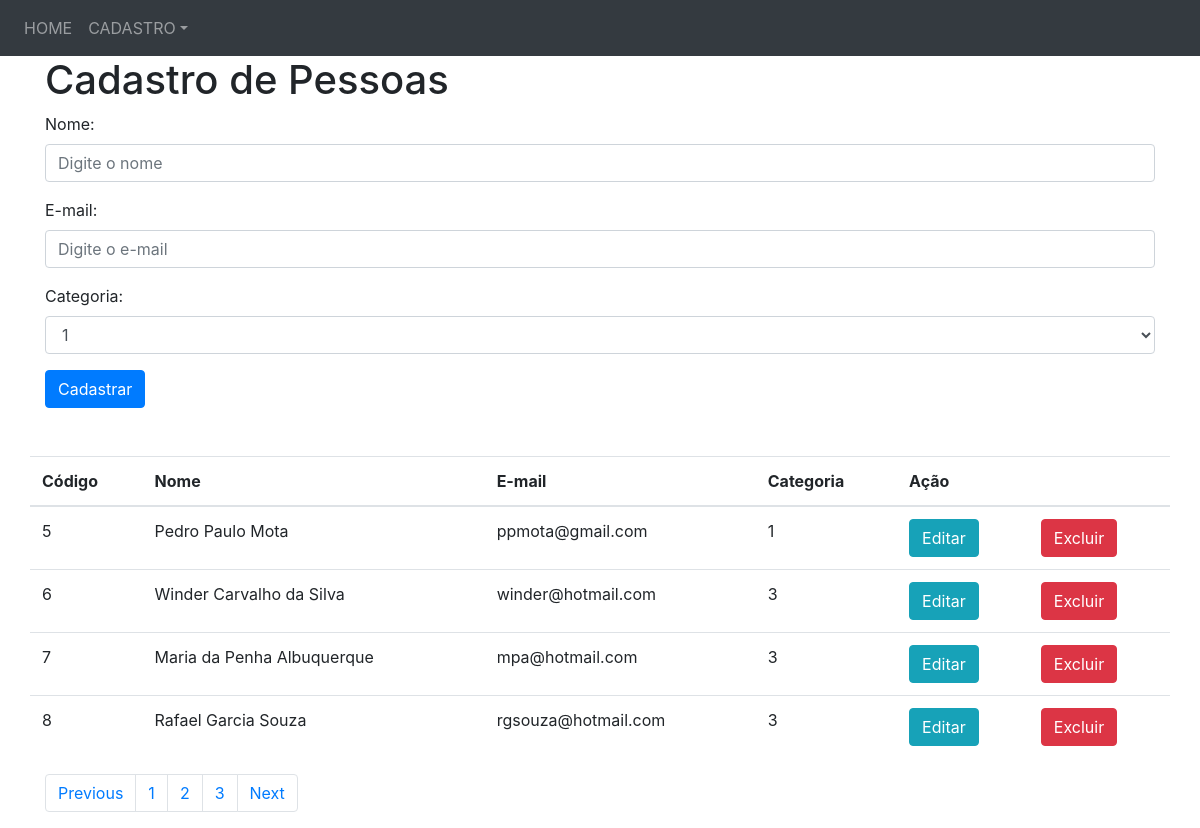
The page /pessoas.php?pagina=2 on the database its author committed.
### tables this page shows
CREATE TABLE `pessoas` (
  `codPessoas` int(11) NOT NULL AUTO_INCREMENT,
  `nomePessoas` varchar(100) NOT NULL,
  `emailPessoas` varchar(100) NOT NULL,
  `codCategoria` int(11) NOT NULL,
  PRIMARY KEY (`codPessoas`),
  KEY `codCategoria` (`codCategoria`),
  CONSTRAINT `pessoas_ibfk_1` FOREIGN KEY (`codCategoria`) REFERENCES `categoria` (`codCategoria`)
);

### pessoas.php (the view, shortened to what this page needs)
<?php
	$update = false;
	$namePes = '';
	$emailPes = '';
	$selPes = '';
?>
<!DOCTYPE html>
<html lang="pt-br">
<head>
  	<link rel="stylesheet" href="https://maxcdn.bootstrapcdn.com/bootstrap/4.3.1/css/bootstrap.min.css">
</head>
<body>
	<nav class="navbar navbar-expand-sm bg-dark navbar-dark">
		<ul class="navbar-nav">
			<li class="nav-item">
				<a class="nav-link" href="index.php">HOME</a>
			</li>
			<li class="nav-item dropdown">
				<a class="nav-link dropdown-toggle" href="#" id="navbardrop" data-toggle="dropdown">CADASTRO</a>
			</li>
		</ul>
	</nav>
	<div class="container">
		<h1>Cadastro de Pessoas</h1>
		<form action="" method="POST">
			<div class="form-group">
				<label>Nome:</label>
				<input type="text" class="form-control" name="name" id="name" value="<?php echo $namePes;?>" placeholder="Digite o nome" title="Digite o nome da pessoa" required="">
			</div>
			<div class="form-group">
				<label>E-mail:</label>
				<input type="email" class="form-control" name="email" id="email" value="<?php echo $emailPes;?>" placeholder="Digite o e-mail" title="Digite o e-mail da pessoa" required="">
			</div>
			<div class="form-group">
				<label>Categoria:</label>
				<select class="form-control" id="sel1" name="sellist1" value="<?php echo $selPes;?>" title="Selecione uma categoria">
				<?php
					include "conexao.php";
					$sqlSelect = $conexao->prepare("SELECT codCategoria FROM categoria");
					$sqlSelect->execute();
					$fetchAll = $sqlSelect->fetchAll();
					foreach($fetchAll as $categoria){
						echo '<option>'.$categoria['codCategoria'].'</option>';
					}
				?>
				</select>
			</div>
			<?php if($update == true): ?>
				<button type="submit" class="btn btn-info" id="atualizarPessoa" title="Clique para atualizar o cadastro">Update</button>
			<?php else: ?>
				<button type="submit" class="btn btn-primary" id="cadastrarPessoa" title="Clique para realizar o cadastro">Cadastrar</button>
			<?php endif?>
		</form>
		<br>
		<br>
		<div class="row">
		<table class="table table-hover">
			<thead>
				<th>Código</th>
				<th>Nome</th>
				<th>E-mail</th>
				<th>Categoria</th>
				<th colspan="2">Ação</th>
			</thead>
			<tbody>
			<?php
				include "conexao.php";
				$pagina = (!isset($_GET['pagina'])) ? 1 : $_GET['pagina'];
				$sqlExec = $conexao->prepare("SELECT * FROM pessoas");
				$sqlExec->execute();
				$result = $sqlExec->fetchAll();
				$exibir = 4;
				$total = ceil((count($result)/$exibir));
				$inicioExibir = ($exibir * $pagina) - $exibir;
				$sqlSelect = $conexao->prepare("SELECT * FROM pessoas LIMIT $inicioExibir,$exibir");
				$sqlSelect->execute();
				$fetchAll = $sqlSelect->fetchAll();
					foreach($fetchAll as $pessoas){
						echo '<tr>';
						echo '	<td>'.$pessoas['codPessoas'].'</td>';
						echo '	<td>'.$pessoas['nomePessoas'].'</td>';
						echo '	<td>'.$pessoas['emailPessoas'].'</td>';
						echo '	<td>'.$pessoas['codCategoria'].'</td>';
						echo '	<td><a href="?editar='.$pessoas["codPessoas"].'" class="btn btn-info">Editar</a></td>';
						echo '	<td><a href="?excluir='.$pessoas["codPessoas"].'" class="btn btn-danger">Excluir</a></td>';
						echo '</tr>';
					}
				echo '</tbody>';
				echo '</table>';
				echo '</div>';
				echo '<ul class="pagination">';
    			echo '	<li class="page-item"><a class="page-link" href="?pagina='.($pagina = ($pagina > 1)?($pagina - 1):1).'">Previous</a></li>';
    			echo '	<li class="page-item"><a class="page-link" href="?pagina=1">'.($pagina = ($_GET['pagina'] > 3)?($_GET['pagina'] - 2):1).'</a></li>';
    			echo '	<li class="page-item"><a class="page-link" href="?pagina=2">'.($pagina = ($_GET['pagina'] > 3)?($_GET['pagina'] - 1):2).'</a></li>';
    			echo '	<li class="page-item"><a class="page-link" href="?pagina=3">'.($pagina = ($_GET['pagina'] > 3)?($_GET['pagina'] - 0):3).'</a></li>';
    			echo '	<li class="page-item"><a class="page-link" href="?pagina='.($pagina = ($_GET['pagina'] < $total)?($_GET['pagina'] + 1):$total).'">Next</a></li>';
  				echo '</ul>';
			?>
	</div>
</body>
</html>

### rows shown on the page
pessoas: codPessoas "5", nomePessoas "Pedro Paulo Mota", emailPessoas "ppmota@gmail.com", codCategoria "1"
pessoas: codPessoas "6", nomePessoas "Winder Carvalho da Silva", emailPessoas "winder@hotmail.com", codCategoria "3"
pessoas: codPessoas "7", nomePessoas "Maria da Penha Albuquerque", emailPessoas "mpa@hotmail.com", codCategoria "3"
pessoas: codPessoas "8", nomePessoas "Rafael Garcia Souza", emailPessoas "rgsouza@hotmail.com", codCategoria "3"

### other values the page prints
$pagina = ($_GET['pagina'] > 3)?($_GET['pagina'] - 2):1 "1"
$pagina = ($_GET['pagina'] > 3)?($_GET['pagina'] - 1):2 "2"
$pagina = ($_GET['pagina'] > 3)?($_GET['pagina'] - 0):3 "3"
form field sellist1 "1"
